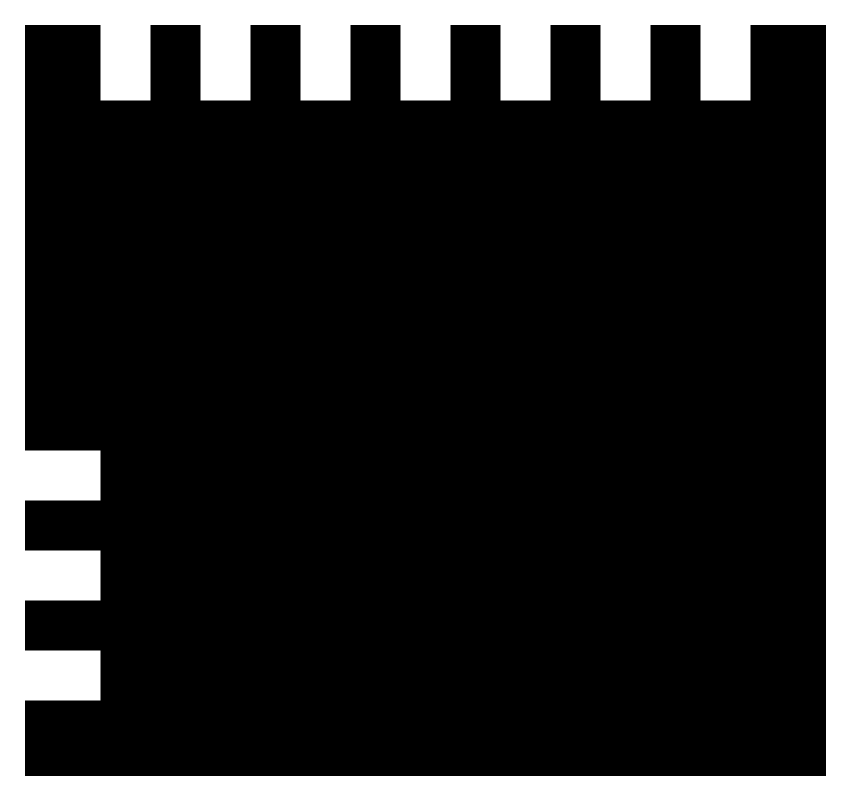
Frame 1 (no input)
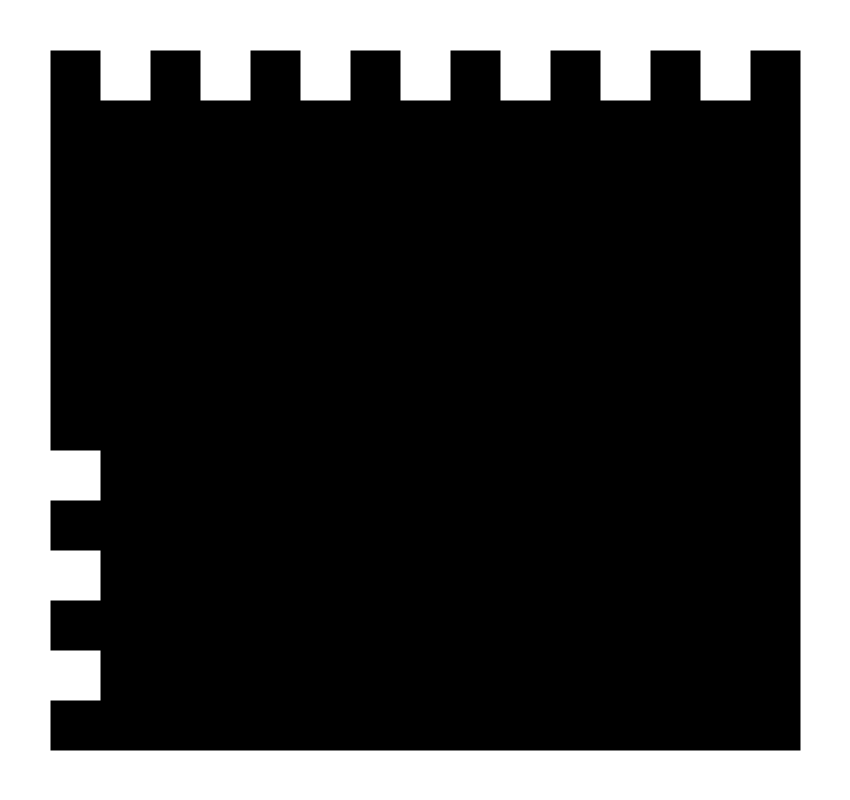
Frame 60 (the mouse pressed at the canvas centre just before this capture)
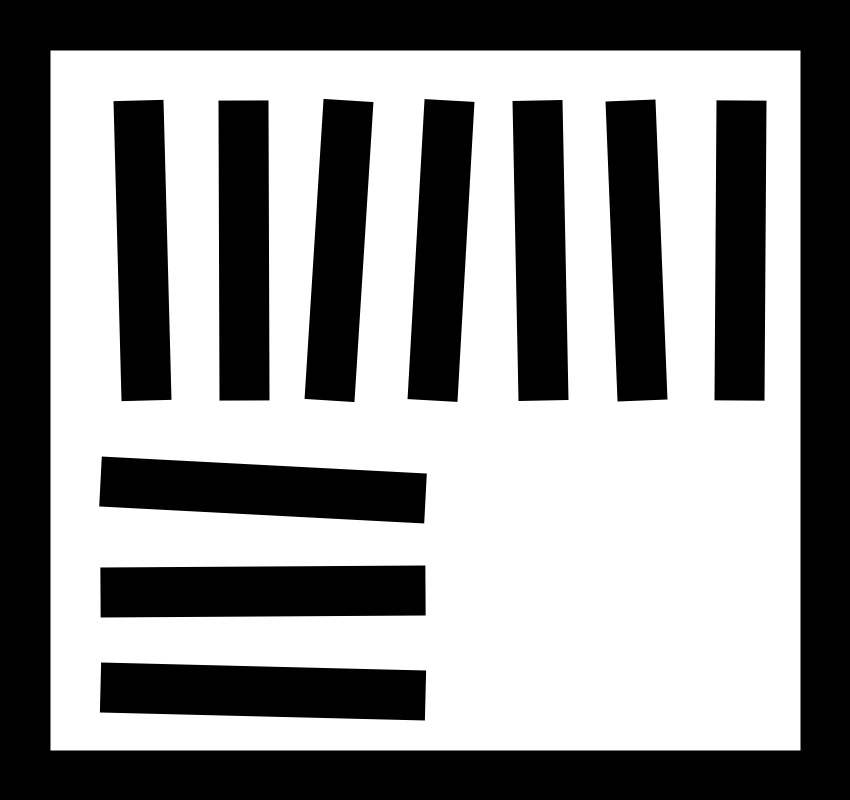
Frame 120 (the mouse held since frame 60 and released just before this capture)

The Processing sketch that drew these frames (run headless with seeded random() and noise(); from frame 60 on, the mouse is pressed at the canvas centre):

// Processing sketch: EvaCouto_1
// ── EvaCouto_1.pde
void setup(){
  size(850,800);
}

void draw(){

  //white background
  if(mousePressed) {background(#000000);} else {background(#FFFFFF);}
  
  //black square
  if(mousePressed) {fill(#FFFFFF);} else {fill(#000000);}
  rect(25,25,800,750);
  
  //line specs
  if(mousePressed) {stroke(#000000);} else {stroke(#FFFFFF);}
  strokeWeight(50);
  strokeCap(SQUARE);

  //initial coordinates
  int posX=125;
  int posY=100;

  //vertical lines
  while (posX<800) {
    if(mouseY<=400) {
      if(mousePressed) {line (posX+random(25),posY,posX+random(25),mouseY);} else {line(posX,posY,posX,mouseY);}
    } else {
      if(mousePressed) {line (posX+random(25),posY,posX+random(25),400);} else {line(posX,posY,posX,400);}
    }
    posX=posX+100;
  }  
  
  //horizontal lines
  posX=100;
  posY=475;
  while (posY<700) {
    if(mouseX<=750) {
      if(mousePressed) {line(posX,posY+random(25),mouseX,posY+random(25));} else {line(posX,posY,mouseX,posY);}
    } else {
      if(mousePressed) {line(posX,posY+random(25),750,posY+random(25));} else {line(posX,posY,750,posY);}
    }
    posY=posY+100;
  }

}
